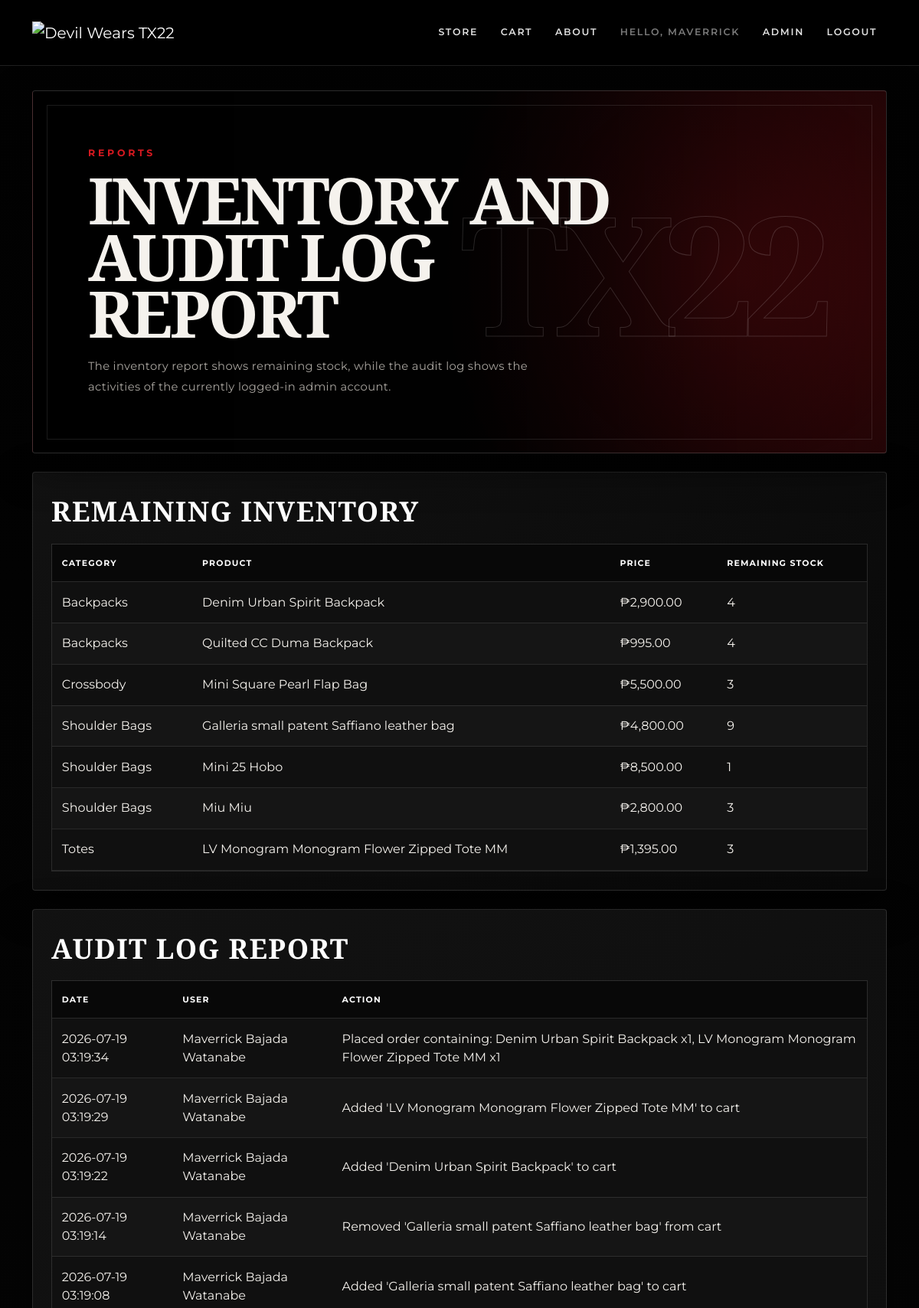
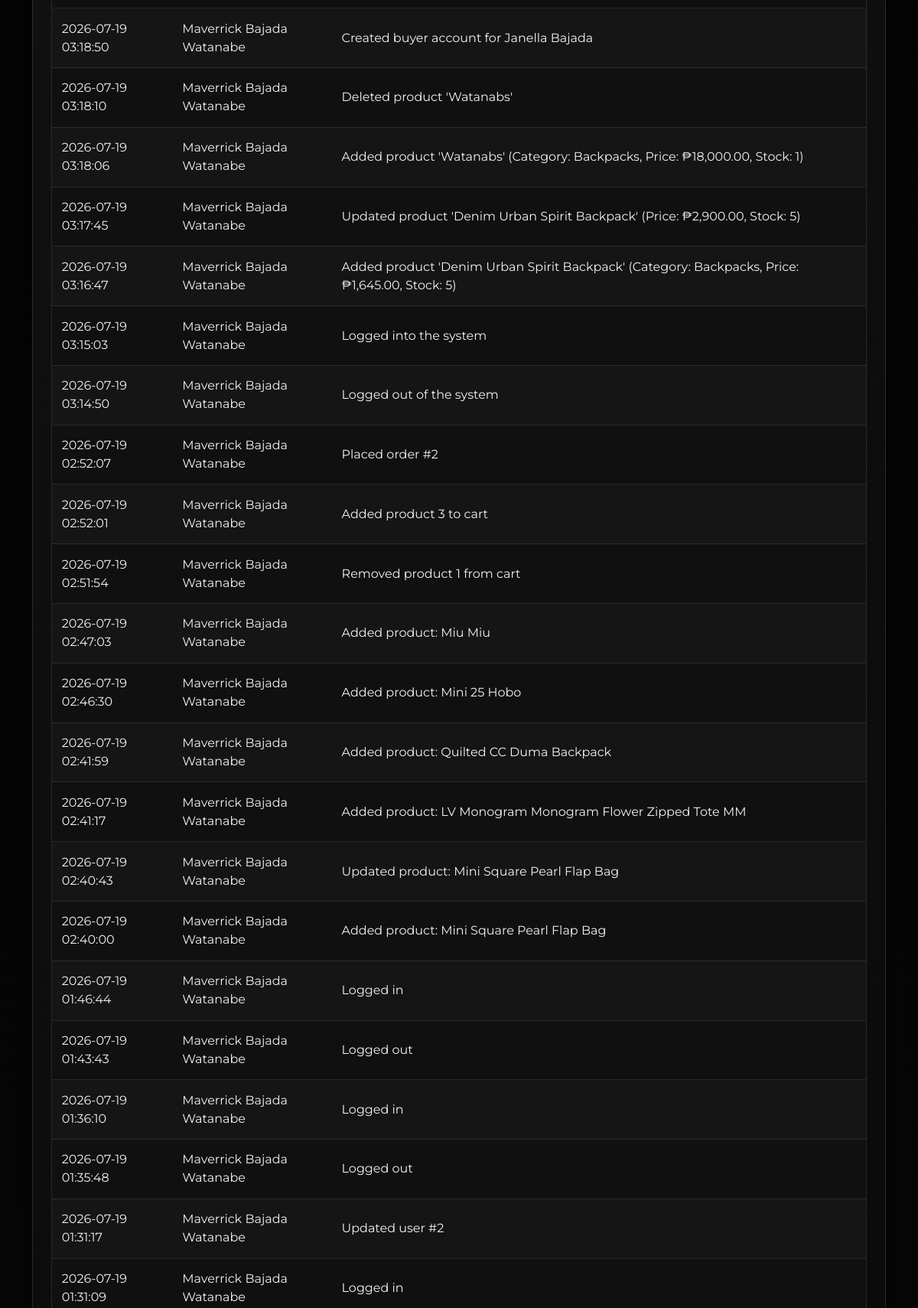
Screenshot of /admin/reports.php (signed in, upper part) with the database file from the repository (2 pictures, top to bottom).
### tables this page shows
CREATE TABLE `products` (
  `id` int(11) NOT NULL,
  `category_id` int(11) NOT NULL,
  `name` varchar(150) NOT NULL,
  `description` text DEFAULT NULL,
  `price` decimal(10,2) NOT NULL,
  `stock` int(11) NOT NULL DEFAULT 0,
  `image` varchar(255) DEFAULT NULL,
  `created_at` timestamp NOT NULL DEFAULT current_timestamp()
);

CREATE TABLE `categories` (
  `id` int(11) NOT NULL,
  `name` varchar(100) NOT NULL
);

CREATE TABLE `audit_log` (
  `id` int(11) NOT NULL,
  `user_id` int(11) NOT NULL,
  `action` varchar(255) NOT NULL,
  `ip_address` varchar(50) DEFAULT NULL,
  `created_at` timestamp NOT NULL DEFAULT current_timestamp()
);

CREATE TABLE `users` (
  `id` int(11) NOT NULL,
  `first_name` varchar(100) NOT NULL,
  `middle_name` varchar(100) DEFAULT NULL,
  `surname` varchar(100) NOT NULL,
  `email` varchar(150) NOT NULL,
  `password` varchar(255) NOT NULL,
  `address` text NOT NULL,
  `contact_number` varchar(50) NOT NULL,
  `role` enum('admin','buyer') NOT NULL DEFAULT 'buyer',
  `status` enum('pending','active','disabled') NOT NULL DEFAULT 'pending',
  `verify_token` varchar(100) DEFAULT NULL,
  `created_at` timestamp NOT NULL DEFAULT current_timestamp()
);

### config/functions.php (called while the page is built, shortened)
<?php
function h($str) {
    return htmlspecialchars($str ?? "", ENT_QUOTES, "UTF-8");
}
?>

### admin/reports.php (the view, shortened to what this page needs)
<?php
require_once __DIR__ . "/../config/functions.php";
$inventory = $conn->query("
    SELECT p.name, c.name AS category_name, p.stock, p.price
    FROM products p
    JOIN categories c ON p.category_id = c.id
    ORDER BY c.name, p.name
");
$uid = (int)$_SESSION["user_id"];
$logs = $conn->prepare("
    SELECT a.created_at, a.action, u.first_name, u.middle_name, u.surname
    FROM audit_log a
    JOIN users u ON a.user_id = u.id
    WHERE a.user_id = ?
    ORDER BY a.id DESC
");
$logs->bind_param("i", $uid);
$logs->execute();
$log_rows = $logs->get_result();
require_once __DIR__ . "/../header.php";
?>
<div class="hero-panel mb-4">
    <div class="hero-kicker">Reports</div>
    <h1 class="hero-title">Inventory and audit log report</h1>
    <p class="hero-text">The inventory report shows remaining stock, while the audit log shows the activities of the currently logged-in admin account.</p>
</div>
<div class="page-card p-3 p-md-4 mb-4">
    <div class="section-title">Remaining Inventory</div>
    <div class="table-responsive">
        <table class="table table-sm align-middle mb-0">
            <thead>
                <tr>
                    <th>Category</th>
                    <th>Product</th>
                    <th>Price</th>
                    <th>Remaining Stock</th>
                </tr>
            </thead>
            <tbody>
                <?php while ($i = $inventory->fetch_assoc()): ?>
                    <tr>
                        <td><?= h($i["category_name"]) ?></td>
                        <td><?= h($i["name"]) ?></td>
                        <td>₱<?= number_format((float)$i["price"], 2) ?></td>
                        <td><?= (int)$i["stock"] ?></td>
                    </tr>
                <?php endwhile; ?>
            </tbody>
        </table>
    </div>
</div>
<div class="page-card p-3 p-md-4">
    <div class="section-title">Audit Log Report</div>
    <div class="table-responsive">
        <table class="table table-sm align-middle mb-0">
            <thead>
                <tr>
                    <th>Date</th>
                    <th>User</th>
                    <th>Action</th>
                </tr>
            </thead>
            <tbody>
                <?php while ($l = $log_rows->fetch_assoc()): ?>
                    <tr>
                        <td><?= h($l["created_at"]) ?></td>
                        <td><?= h(trim($l["first_name"] . " " . ($l["middle_name"] ? $l["middle_name"] . " " : "") . $l["surname"])) ?></td>
                        <td><?= h($l["action"]) ?></td>
                    </tr>
                <?php endwhile; ?>
            </tbody>
        </table>
    </div>
</div>
<?php require_once __DIR__ . "/../footer.php"; ?>

### css/style.css (style rules this page uses)
:root { --bg: #050505; --surface: #0d0d0d; --surface-2: #151515; --surface-3: #1d1d1d; --text: #f5f2ed; --muted: #aaa6a0; --accent: #d71920; --accent-hover: #f02a31; --border: rgba(255, 255, 255, 0.12); --shadow: 0 18px 50px rgba(0, 0, 0, 0.55); --radius: 4px; }
* { box-sizing: border-box; }
html, body { min-height: 100%; }
body { margin: 0; background: radial-gradient(circle at 50% -10%, rgba(215, 25, 32, 0.11), transparent 28rem), linear-gradient(180deg, #020202 0%, var(--bg) 45%, #080808 100%); color: var(--text); font-family: "Montserrat", Arial, sans-serif; }
.hero-panel, .page-card, .auth-card, .info-card, .table-card, .card { background: linear-gradient(145deg, rgba(18, 18, 18, .98), rgba(8, 8, 8, .98)); border: 1px solid var(--border); border-radius: var(--radius); box-shadow: var(--shadow); color: var(--text); }
.hero-panel { min-height: 430px; padding: clamp(2rem, 6vw, 5rem); position: relative; display: flex; flex-direction: column; justify-content: center; overflow: hidden; border-color: rgba(255, 255, 255, 0.17); background: linear-gradient(90deg, rgba(0, 0, 0, .96) 0%, rgba(0, 0, 0, .83) 50%, rgba(70, 0, 4, .32) 100%), radial-gradient(circle at 82% 50%, rgba(215, 25, 32, .28), transparent 25rem), #050505; }
.hero-panel::before { content: "TX22"; position: absolute; right: clamp(1rem, 7vw, 6rem); top: 50%; transform: translateY(-50%); color: transparent; -webkit-text-stroke: 1px rgba(255, 255, 255, .15); font-family: "Cormorant Garamond", Georgia, serif; font-size: clamp(7rem, 18vw, 17rem); font-weight: 700; line-height: 1; letter-spacing: -.08em; pointer-events: none; }
.hero-panel::after { content: ""; position: absolute; inset: 1.1rem; border: 1px solid rgba(255, 255, 255, .10); pointer-events: none; }
.hero-kicker { position: relative; z-index: 1; display: inline-block; width: fit-content; color: var(--accent); font-size: .78rem; font-weight: 700; letter-spacing: .3em; text-transform: uppercase; }
.hero-title { position: relative; z-index: 1; max-width: 760px; margin: .9rem 0 .8rem; font-family: "Cormorant Garamond", Georgia, serif; font-size: clamp(3.2rem, 7vw, 6.7rem); font-weight: 600; line-height: .88; letter-spacing: -.045em; text-transform: uppercase; }
.hero-text { position: relative; z-index: 1; max-width: 600px; margin: .4rem 0 0; color: var(--muted); font-family: "Montserrat", Arial, sans-serif; font-size: .92rem; line-height: 1.85; letter-spacing: .025em; }
.section-title, .page-heading { color: #fff; font-family: "Cormorant Garamond", Georgia, serif; font-weight: 600; letter-spacing: .04em; text-transform: uppercase; }
.section-title { margin-bottom: .9rem; font-size: clamp(1.7rem, 3vw, 2.4rem); }
.pill, .hero-kicker, .badge-soft { border-radius: 999px; }
.auth-card .card-body, .page-card, .info-card { padding: clamp(1.35rem, 3vw, 2rem); }
.table-card, .table-responsive { overflow: hidden; border: 1px solid var(--border); }
.table { margin-bottom: 0; --bs-table-bg: transparent; --bs-table-color: var(--text); --bs-table-border-color: rgba(255, 255, 255, .10); color: var(--text); }
.table thead th { padding: 1rem .8rem; border-color: #2a2a2a; background: #080808; color: #fff; font-size: .68rem; font-weight: 700; letter-spacing: .11em; text-transform: uppercase; white-space: nowrap; }
.table tbody tr, .table-striped > tbody > tr:nth-of-type(odd) > * { --bs-table-accent-bg: transparent; background: #101010; color: var(--text); }
.table tbody tr:nth-child(even) { background: #151515; }
.table td, .table th { padding: .9rem .8rem; vertical-align: middle; }

### rows the page displays
products: category.name "Backpacks", name "Denim Urban Spirit Backpack", price "2,900.00", stock "4"
products: category.name "Backpacks", name "Quilted CC Duma Backpack", price "995.00", stock "4"
products: category.name "Crossbody", name "Mini Square Pearl Flap Bag", price "5,500.00", stock "3"
products: category.name "Shoulder Bags", name "Galleria small patent Saffiano leather bag", price "4,800.00", stock "9"
products: category.name "Shoulder Bags", name "Mini 25 Hobo", price "8,500.00", stock "1"
products: category.name "Shoulder Bags", name "Miu Miu", price "2,800.00", stock "3"
products: category.name "Totes", name "LV Monogram Monogram Flower Zipped Tote MM", price "1,395.00", stock "3"
audit_log: created_at "2026-07-19 03:19:34", user.surname "Maverrick Bajada Watanabe", action "Placed order containing: Denim Urban Spirit Backpack x1, LV Monogram Monogram Flower Zipped Tote MM x1"
audit_log: created_at "2026-07-19 03:19:29", user.surname "Maverrick Bajada Watanabe", action "Added 'LV Monogram Monogram Flower Zipped Tote MM' to cart"
audit_log: created_at "2026-07-19 03:19:22", user.surname "Maverrick Bajada Watanabe", action "Added 'Denim Urban Spirit Backpack' to cart"
audit_log: created_at "2026-07-19 03:19:14", user.surname "Maverrick Bajada Watanabe", action "Removed 'Galleria small patent Saffiano leather bag' from cart"
audit_log: created_at "2026-07-19 03:19:08", user.surname "Maverrick Bajada Watanabe", action "Added 'Galleria small patent Saffiano leather bag' to cart"
audit_log: created_at "2026-07-19 03:18:50", user.surname "Maverrick Bajada Watanabe", action "Created buyer account for Janella Bajada"
audit_log: created_at "2026-07-19 03:18:10", user.surname "Maverrick Bajada Watanabe", action "Deleted product 'Watanabs'"
audit_log: created_at "2026-07-19 03:18:06", user.surname "Maverrick Bajada Watanabe", action "Added product 'Watanabs' (Category: Backpacks, Price: ₱18,000.00, Stock: 1)"
audit_log: created_at "2026-07-19 03:17:45", user.surname "Maverrick Bajada Watanabe", action "Updated product 'Denim Urban Spirit Backpack' (Price: ₱2,900.00, Stock: 5)"
audit_log: created_at "2026-07-19 03:16:47", user.surname "Maverrick Bajada Watanabe", action "Added product 'Denim Urban Spirit Backpack' (Category: Backpacks, Price: ₱1,645.00, Stock: 5)"
audit_log: created_at "2026-07-19 03:15:03", user.surname "Maverrick Bajada Watanabe", action "Logged into the system"
audit_log: created_at "2026-07-19 03:14:50", user.surname "Maverrick Bajada Watanabe", action "Logged out of the system"
audit_log: created_at "2026-07-19 02:52:07", user.surname "Maverrick Bajada Watanabe", action "Placed order #2"
audit_log: created_at "2026-07-19 02:52:01", user.surname "Maverrick Bajada Watanabe", action "Added product 3 to cart"
audit_log: created_at "2026-07-19 02:51:54", user.surname "Maverrick Bajada Watanabe", action "Removed product 1 from cart"
audit_log: created_at "2026-07-19 02:47:03", user.surname "Maverrick Bajada Watanabe", action "Added product: Miu Miu"
audit_log: created_at "2026-07-19 02:46:30", user.surname "Maverrick Bajada Watanabe", action "Added product: Mini 25 Hobo"
audit_log: created_at "2026-07-19 02:41:59", user.surname "Maverrick Bajada Watanabe", action "Added product: Quilted CC Duma Backpack"
audit_log: created_at "2026-07-19 02:41:17", user.surname "Maverrick Bajada Watanabe", action "Added product: LV Monogram Monogram Flower Zipped Tote MM"
audit_log: created_at "2026-07-19 02:40:43", user.surname "Maverrick Bajada Watanabe", action "Updated product: Mini Square Pearl Flap Bag"
audit_log: created_at "2026-07-19 02:40:00", user.surname "Maverrick Bajada Watanabe", action "Added product: Mini Square Pearl Flap Bag"
audit_log: created_at "2026-07-19 01:46:44", user.surname "Maverrick Bajada Watanabe", action "Logged in"
audit_log: created_at "2026-07-19 01:43:43", user.surname "Maverrick Bajada Watanabe", action "Logged out"
audit_log: created_at "2026-07-19 01:36:10", user.surname "Maverrick Bajada Watanabe", action "Logged in"
audit_log: created_at "2026-07-19 01:35:48", user.surname "Maverrick Bajada Watanabe", action "Logged out"
audit_log: created_at "2026-07-19 01:31:17", user.surname "Maverrick Bajada Watanabe", action "Updated user #2"
audit_log: created_at "2026-07-19 01:31:09", user.surname "Maverrick Bajada Watanabe", action "Logged in"

### other values shown
current_user_name() "MAVERRICK"
